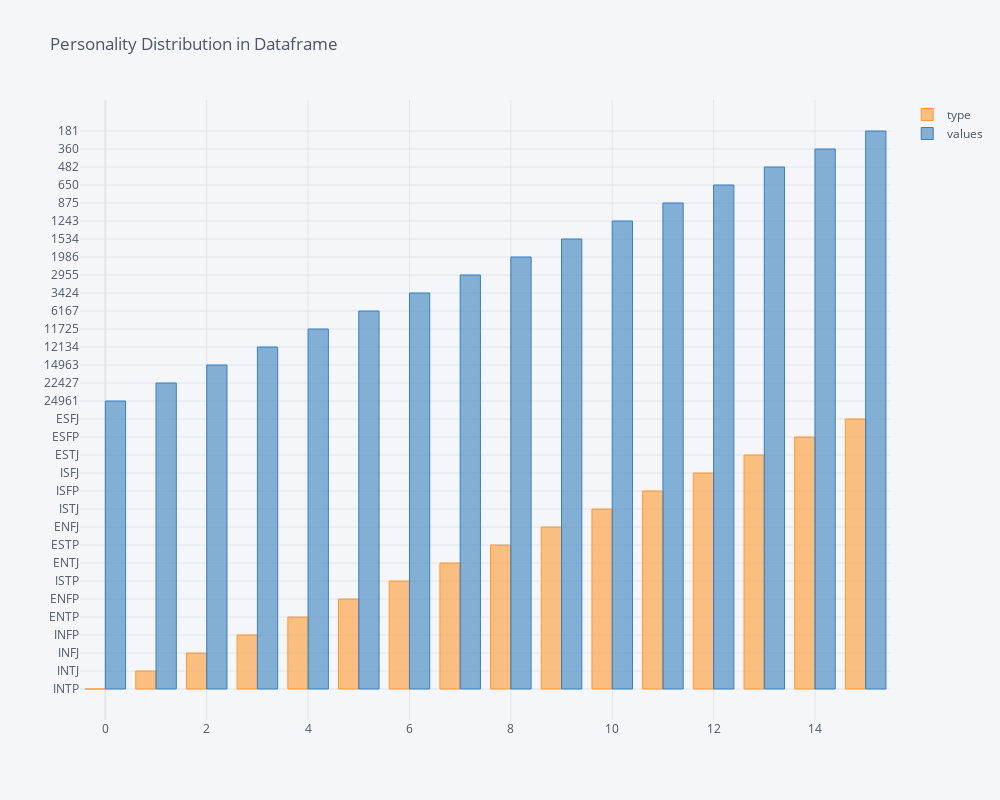

The code cell stored with this chart in its notebook:
### Code cell
cf.go_offline()
frequencies_dataframe[["type", "values"]].iplot(
    kind="bar",
    labels="type",
    values="values",
    title="Personality Distribution in Dataframe",
    dimensions=(1000, 800),
)

### Figure 1 — Plotly figure (JSON) as saved in the notebook; plotly's stock layout.template omitted (floating-point values rounded to 4 significant figures)
{"data": [{"marker": {"color": "rgba(255, 153, 51, 0.6)", "line": {"color": "rgba(255, 153, 51, 1.0)", "width": 1}}, "name": "type", "orientation": "v", "text": "", "type": "bar", "x": [0, 1, 2, 3, 4, 5, 6, 7, 8, 9, 10, 11, 12, 13, 14, 15], "y": ["INTP", "INTJ", "INFJ", "INFP", "ENTP", "ENFP", "ISTP", "ENTJ", "ESTP", "ENFJ", "ISTJ", "ISFP", "ISFJ", "ESTJ", "ESFP", "ESFJ"]}, {"marker": {"color": "rgba(55, 128, 191, 0.6)", "line": {"color": "rgba(55, 128, 191, 1.0)", "width": 1}}, "name": "values", "orientation": "v", "text": "", "type": "bar", "x": [0, 1, 2, 3, 4, 5, 6, 7, 8, 9, 10, 11, 12, 13, 14, 15], "y": [24961, 22427, 14963, 12134, 11725, 6167, 3424, 2955, 1986, 1534, 1243, 875, 650, 482, 360, 181]}], "layout": {"height": 800, "legend": {"bgcolor": "#F5F6F9", "font": {"color": "#4D5663"}}, "paper_bgcolor": "#F5F6F9", "plot_bgcolor": "#F5F6F9", "title": {"font": {"color": "#4D5663"}, "text": "Personality Distribution in Dataframe"}, "width": 1000, "xaxis": {"gridcolor": "#E1E5ED", "showgrid": true, "tickfont": {"color": "#4D5663"}, "title": {"font": {"color": "#4D5663"}, "text": ""}, "zerolinecolor": "#E1E5ED"}, "yaxis": {"gridcolor": "#E1E5ED", "showgrid": true, "tickfont": {"color": "#4D5663"}, "title": {"font": {"color": "#4D5663"}, "text": ""}, "zerolinecolor": "#E1E5ED"}}}
